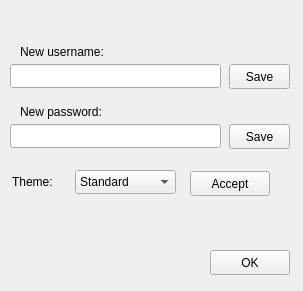
<?xml version="1.0" encoding="UTF-8"?>
<ui version="4.0">
 <class>SettingsWin</class>
 <widget class="QWidget" name="SettingsWin">
  <property name="geometry">
   <rect>
    <x>0</x>
    <y>0</y>
    <width>303</width>
    <height>291</height>
   </rect>
  </property>
  <property name="windowTitle">
   <string>Form</string>
  </property>
  <widget class="QPushButton" name="btn_save_username">
   <property name="geometry">
    <rect>
     <x>229</x>
     <y>64</y>
     <width>61</width>
     <height>25</height>
    </rect>
   </property>
   <property name="text">
    <string>Save</string>
   </property>
  </widget>
  <widget class="QLabel" name="lbl_new_username">
   <property name="geometry">
    <rect>
     <x>20</x>
     <y>44</y>
     <width>161</width>
     <height>16</height>
    </rect>
   </property>
   <property name="text">
    <string>New username:</string>
   </property>
  </widget>
  <widget class="QLineEdit" name="ent_new_username">
   <property name="geometry">
    <rect>
     <x>10</x>
     <y>64</y>
     <width>211</width>
     <height>24</height>
    </rect>
   </property>
  </widget>
  <widget class="QLineEdit" name="ent_new_password">
   <property name="geometry">
    <rect>
     <x>10</x>
     <y>124</y>
     <width>211</width>
     <height>24</height>
    </rect>
   </property>
  </widget>
  <widget class="QLabel" name="lbl_new_password">
   <property name="geometry">
    <rect>
     <x>20</x>
     <y>104</y>
     <width>161</width>
     <height>16</height>
    </rect>
   </property>
   <property name="text">
    <string>New password:</string>
   </property>
  </widget>
  <widget class="QPushButton" name="btn_save_password">
   <property name="geometry">
    <rect>
     <x>229</x>
     <y>124</y>
     <width>61</width>
     <height>25</height>
    </rect>
   </property>
   <property name="text">
    <string>Save</string>
   </property>
  </widget>
  <widget class="QLabel" name="lbl_theme">
   <property name="geometry">
    <rect>
     <x>12</x>
     <y>174</y>
     <width>55</width>
     <height>16</height>
    </rect>
   </property>
   <property name="text">
    <string>Theme:</string>
   </property>
  </widget>
  <widget class="QComboBox" name="box_themes">
   <property name="geometry">
    <rect>
     <x>75</x>
     <y>170</y>
     <width>101</width>
     <height>24</height>
    </rect>
   </property>
   <item>
    <property name="text">
     <string>Standard</string>
    </property>
   </item>
   <item>
    <property name="text">
     <string>Light Sky</string>
    </property>
   </item>
   <item>
    <property name="text">
     <string>Night</string>
    </property>
   </item>
  </widget>
  <widget class="QPushButton" name="btn_accept_theme">
   <property name="geometry">
    <rect>
     <x>190</x>
     <y>171</y>
     <width>80</width>
     <height>25</height>
    </rect>
   </property>
   <property name="text">
    <string>Accept</string>
   </property>
  </widget>
  <widget class="QPushButton" name="btn_OK">
   <property name="geometry">
    <rect>
     <x>210</x>
     <y>250</y>
     <width>80</width>
     <height>25</height>
    </rect>
   </property>
   <property name="text">
    <string>OK</string>
   </property>
  </widget>
 </widget>
 <resources/>
 <connections/>
</ui>
